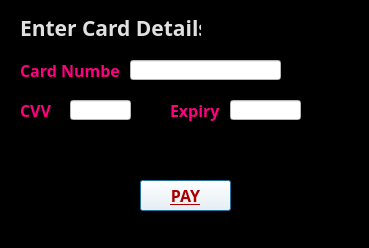
<?xml version="1.0" encoding="UTF-8"?>
<ui version="4.0">
 <class>card</class>
 <widget class="QDialog" name="card">
  <property name="geometry">
   <rect>
    <x>0</x>
    <y>0</y>
    <width>369</width>
    <height>248</height>
   </rect>
  </property>
  <property name="windowTitle">
   <string>Dialog</string>
  </property>
  <property name="styleSheet">
   <string notr="true">background-color: rgb(255, 255, 255);
background-color: rgb(0, 0, 0);</string>
  </property>
  <widget class="QLabel" name="cn_l">
   <property name="geometry">
    <rect>
     <x>20</x>
     <y>60</y>
     <width>101</width>
     <height>21</height>
    </rect>
   </property>
   <property name="font">
    <font>
     <family>Calisto MT</family>
     <pointsize>12</pointsize>
     <weight>75</weight>
     <bold>true</bold>
    </font>
   </property>
   <property name="styleSheet">
    <string notr="true">color: rgb(255, 0, 127);</string>
   </property>
   <property name="text">
    <string>Card Number</string>
   </property>
  </widget>
  <widget class="QLineEdit" name="cn_txt">
   <property name="geometry">
    <rect>
     <x>130</x>
     <y>60</y>
     <width>151</width>
     <height>20</height>
    </rect>
   </property>
   <property name="font">
    <font>
     <family>Calisto MT</family>
     <pointsize>11</pointsize>
     <weight>10</weight>
     <italic>false</italic>
     <bold>false</bold>
    </font>
   </property>
   <property name="styleSheet">
    <string notr="true">background-color: rgb(255, 255, 255);
color: rgb(0, 0, 0);
font: 87 11pt;</string>
   </property>
  </widget>
  <widget class="QLabel" name="cv_l">
   <property name="geometry">
    <rect>
     <x>20</x>
     <y>100</y>
     <width>41</width>
     <height>20</height>
    </rect>
   </property>
   <property name="font">
    <font>
     <family>Calisto MT</family>
     <pointsize>12</pointsize>
     <weight>75</weight>
     <bold>true</bold>
    </font>
   </property>
   <property name="styleSheet">
    <string notr="true">color: rgb(255, 0, 127);</string>
   </property>
   <property name="text">
    <string>CVV</string>
   </property>
  </widget>
  <widget class="QLineEdit" name="cv_txt">
   <property name="geometry">
    <rect>
     <x>70</x>
     <y>100</y>
     <width>61</width>
     <height>20</height>
    </rect>
   </property>
   <property name="font">
    <font>
     <family>Calisto MT</family>
     <pointsize>11</pointsize>
     <weight>10</weight>
     <italic>false</italic>
     <bold>false</bold>
    </font>
   </property>
   <property name="styleSheet">
    <string notr="true">background-color: rgb(255, 255, 255);
color: rgb(0, 0, 0);
font: 87 11pt;</string>
   </property>
   <property name="text">
    <string/>
   </property>
   <property name="maxLength">
    <number>3</number>
   </property>
   <property name="echoMode">
    <enum>QLineEdit::Password</enum>
   </property>
   <property name="cursorPosition">
    <number>0</number>
   </property>
  </widget>
  <widget class="QLabel" name="label">
   <property name="geometry">
    <rect>
     <x>170</x>
     <y>100</y>
     <width>51</width>
     <height>21</height>
    </rect>
   </property>
   <property name="font">
    <font>
     <family>Calisto MT</family>
     <pointsize>12</pointsize>
     <weight>75</weight>
     <bold>true</bold>
    </font>
   </property>
   <property name="styleSheet">
    <string notr="true">color: rgb(255, 0, 127);</string>
   </property>
   <property name="text">
    <string>Expiry</string>
   </property>
  </widget>
  <widget class="QLineEdit" name="lineEdit">
   <property name="geometry">
    <rect>
     <x>230</x>
     <y>100</y>
     <width>71</width>
     <height>20</height>
    </rect>
   </property>
   <property name="font">
    <font>
     <family>Calisto MT</family>
     <pointsize>11</pointsize>
     <weight>10</weight>
     <italic>false</italic>
     <bold>false</bold>
    </font>
   </property>
   <property name="styleSheet">
    <string notr="true">background-color: rgb(255, 255, 255);
color: rgb(0, 0, 0);
font: 87 11pt;</string>
   </property>
   <property name="text">
    <string/>
   </property>
   <property name="maxLength">
    <number>5</number>
   </property>
  </widget>
  <widget class="QPushButton" name="pay_btn">
   <property name="geometry">
    <rect>
     <x>140</x>
     <y>180</y>
     <width>91</width>
     <height>31</height>
    </rect>
   </property>
   <property name="font">
    <font>
     <family>Calisto MT</family>
     <pointsize>12</pointsize>
     <weight>75</weight>
     <bold>true</bold>
     <underline>true</underline>
    </font>
   </property>
   <property name="cursor">
    <cursorShape>PointingHandCursor</cursorShape>
   </property>
   <property name="styleSheet">
    <string notr="true">background-color: rgb(255, 255, 255);
color: rgb(170, 0, 0);</string>
   </property>
   <property name="text">
    <string>PAY</string>
   </property>
  </widget>
  <widget class="QLabel" name="t_l">
   <property name="geometry">
    <rect>
     <x>20</x>
     <y>20</y>
     <width>181</width>
     <height>16</height>
    </rect>
   </property>
   <property name="font">
    <font>
     <family>Calisto MT</family>
     <pointsize>16</pointsize>
     <weight>75</weight>
     <bold>true</bold>
    </font>
   </property>
   <property name="styleSheet">
    <string notr="true">color: rgb(225, 225, 225);</string>
   </property>
   <property name="text">
    <string>Enter Card Details</string>
   </property>
  </widget>
 </widget>
 <resources/>
 <connections/>
</ui>
